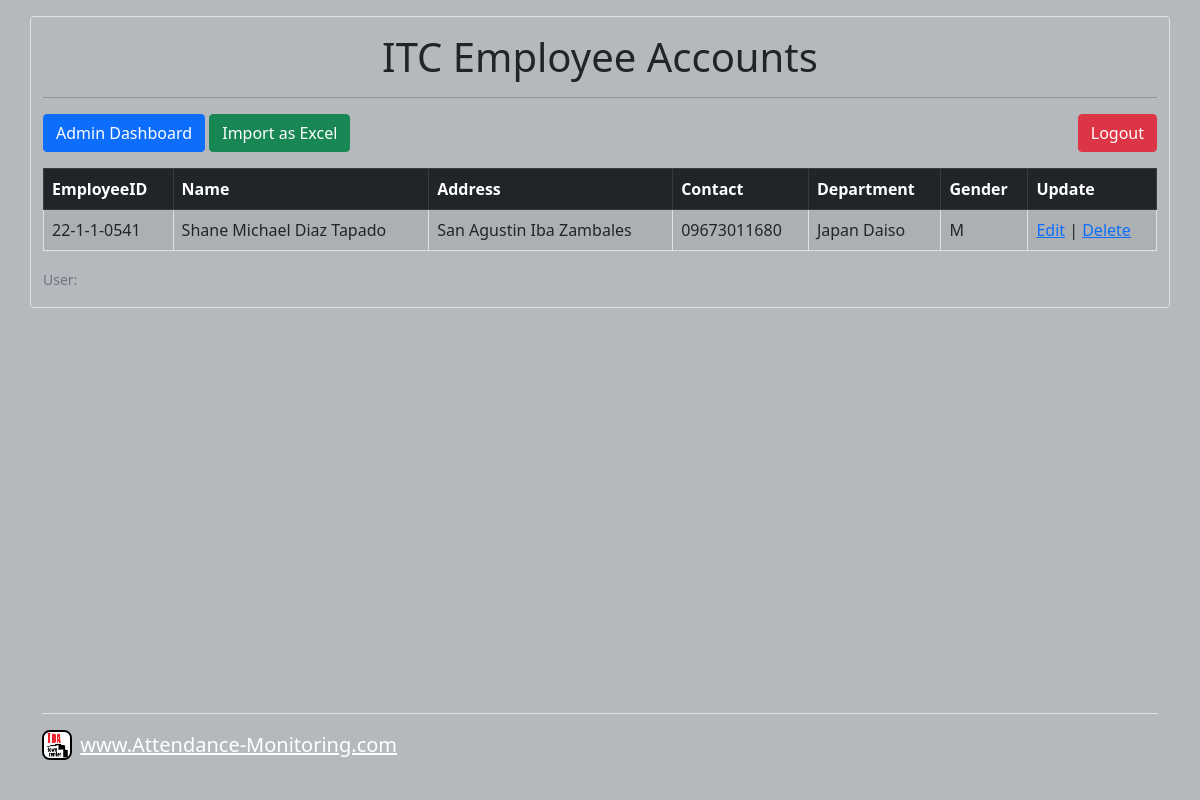
Page /edit.php on the committed database.
### tables this page shows
CREATE TABLE `employeeid` (
  `emId` varchar(45) NOT NULL,
  `itc_name` varchar(45) NOT NULL,
  `itc_address` varchar(100) NOT NULL,
  `itc_contact` varchar(45) NOT NULL,
  `itc_department` text NOT NULL,
  `itc_gender` varchar(1) NOT NULL,
  `filename` varchar(45) NOT NULL
);

### edit.php (the view, shortened to what this page needs)
<?php include "header.php" ?>
<div class="container col-12 border rounded mt-3">
  <h1 class=" mt-3 text-center">ITC Employee Accounts </h1>
  <hr>
  <form action="" method="POST">
   <button type="submit" name='dashboard' class=" btn btn-primary mb-3">Admin Dashboard</button>
   <button type="button" value="Import as Excel" name='generate' class=" btn btn-success mb-3" onclick="saveAsExcel('tableToExcel', 'ITCActiveEmployee.xls')">Import as Excel</button>
   <button type="submit" name='logout' class=" btn btn-danger mb-3" style="float: right;"> Logout</button>
  </form>
<?php
$sql = "SELECT * FROM employeeid";
$result = $conn->query($sql);
?>
<?php if ($result->num_rows > 0): ?>
  <table id="tableToExcel" class="table table-striped table-bordered table-hover">
    <thead class="table-dark">
      <tr>
        <th scope="col">EmployeeID</th>
        <th scope="col">Name</th>
        <th scope="col">Address</th>
        <th scope="col">Contact</th>
        <th scope="col">Department</th>
        <th scope="col">Gender</th>
        <th scope="col">Update</th>
      </tr>
    </thead>
        <?php while ($row = $result->fetch_assoc()): ?>
            <tr>
                <td><?php echo $row["emId"]; ?></td>
                <td><?php echo $row["itc_name"]; ?></td>
                <td><?php echo $row["itc_address"]; ?></td>
                <td><?php echo $row["itc_contact"]; ?></td>
                <td><?php echo $row["itc_department"]; ?></td>
                <td><?php echo $row["itc_gender"]; ?></td>
                <td><a href="editaction.php?user_id=<?php echo $row["emId"]; ?>">Edit</a> | <a href="deleteaction.php?user_id=<?php echo $row["emId"]; ?>">Delete</a>
            </tr>
        <?php endwhile; ?>
    </table>
<?php else: ?>
    <p>No users found.</p>
<?php endif; ?>
 <p>
    <small class="text-muted">User: </small>
  </p>
</div>
<?php include "footer.php" ?>

### rows in the picture
employeeid: emId "22-1-1-0541", itc_name "Shane Michael Diaz Tapado", itc_address "San Agustin Iba Zambales", itc_contact "09673011680", itc_department "Japan Daiso", itc_gender "M"
